Frame 1 (no input): blank canvas, image omitted
Frame 60 (no input): blank canvas, image omitted
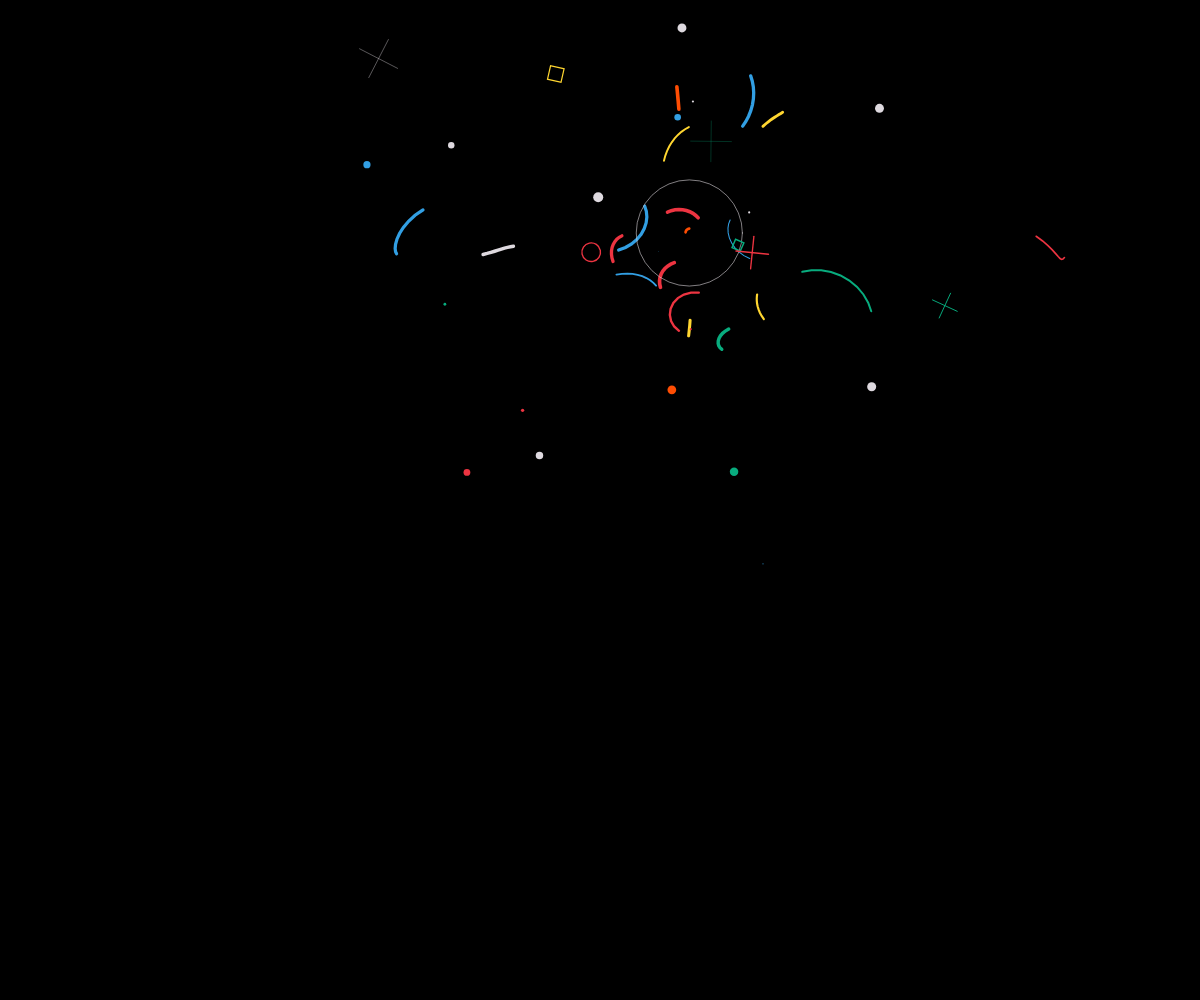
Frame 120 (the mouse pressed at the canvas centre since frame 60)

The p5.js sketch whose frames 1 and 60 were blank and that drew this single picture after the mouse press (run headless with seeded random() and noise() and a simulated clock; from frame 60 on, the mouse is pressed at the canvas centre):

// p5.js sketch
// ── sketch.js
let minSide;
let objs = [];
let colors = ['#ed3441', '#ffd630', '#329fe3', '#08AC7E', '#DED9DF', '#FE4D03'];

function setup() {
	createCanvas(windowWidth, windowHeight);
	minSide = min(width, height);
	rectMode(CENTER);
}

// --- side menu interaction ---
let sideMenuEl;
let menuOpen = false;
let menuHover = false;
let menuListenersAttached = false;

function _ensureSideMenu() {
  if (!sideMenuEl) {
    sideMenuEl = document.getElementById('sideMenu');
  }
}

function openMenu() {
	_ensureSideMenu();
	if (sideMenuEl && !menuOpen) {
		sideMenuEl.classList.add('open');
		menuOpen = true;
		let c = document.querySelector('canvas');
		if (c) c.classList.add('menu-open-block');
	}
}

function closeMenu() {
	_ensureSideMenu();
	// don't close while pointer is hovering over the menu unless forced
	if (sideMenuEl && menuOpen && !menuHover) {
		sideMenuEl.classList.remove('open');
		menuOpen = false;
		let c = document.querySelector('canvas');
		if (c) c.classList.remove('menu-open-block');
	}
}

// pointer/touch fallback: watch window pointer moves so menu opens even when mouse is outside canvas
function _attachMenuListeners() {
	if (!sideMenuEl || menuListenersAttached) return;
	menuListenersAttached = true;

	// keep menu open while pointer is inside the menu
	sideMenuEl.addEventListener('pointerenter', () => {
		menuHover = true;
		openMenu();
	});
	sideMenuEl.addEventListener('pointerleave', () => {
		menuHover = false;
		// close only if pointer is not in the left zone
		// pointermove handler will call closeMenu when appropriate
		setTimeout(() => {
			// small timeout to avoid flicker when moving quickly
			if (!menuHover) closeMenu();
		}, 10);
	});

	// touch inside menu keeps it open
	sideMenuEl.addEventListener('touchstart', () => {
		menuHover = true;
		openMenu();
	});
	sideMenuEl.addEventListener('touchend', () => {
		menuHover = false;
		setTimeout(() => { if (!menuHover) closeMenu(); }, 10);
	});
}

window.addEventListener('pointermove', (e) => {
	// clientX is relative to viewport left edge
	// ensure element and listeners attached
	_ensureSideMenu();
	if (sideMenuEl) _attachMenuListeners();

	if (e.clientX <= 100 || menuHover) {
		openMenu();
	} else {
		closeMenu();
	}
});

// touch support: also open on touchstart near left edge
window.addEventListener('touchstart', (e) => {
	_ensureSideMenu();
	if (sideMenuEl) _attachMenuListeners();
	if (e.touches && e.touches[0]) {
		if (e.touches[0].clientX <= 100) {
			openMenu();
		}
	}
});

// --- iframe open/close for "第一單元作品" ---
let iframeOverlayEl;
let contentFrameEl;

function _ensureIframeEls() {
	if (!iframeOverlayEl) iframeOverlayEl = document.getElementById('iframeOverlay');
	if (!contentFrameEl) contentFrameEl = document.getElementById('contentFrame');
}

function openIframe(url) {
	_ensureIframeEls();
	if (!iframeOverlayEl || !contentFrameEl) return;
	contentFrameEl.src = url;
	iframeOverlayEl.classList.add('open');
	// ensure canvas doesn't intercept clicks while iframe is open
	let c = document.querySelector('canvas');
	if (c) c.classList.add('menu-open-block');
}

function closeIframe() {
	_ensureIframeEls();
	if (!iframeOverlayEl || !contentFrameEl) return;
	iframeOverlayEl.classList.remove('open');
	// clear src to stop playback/scripts in iframe
	contentFrameEl.src = '';
	let c = document.querySelector('canvas');
	if (c) c.classList.remove('menu-open-block');
}

function _attachIframeControls() {
	_ensureIframeEls();
		const link = document.getElementById('open-projects');
		const handout = document.getElementById('open-handout');
		const closeBtn = document.getElementById('iframeClose');
		if (link) {
			link.addEventListener('click', (e) => {
				e.preventDefault();
					openIframe('https://kry627.github.io/20251020/');
				// keep menu open or close depending on preference; we'll close menu to focus on iframe
				closeMenu();
			});
		}
		if (handout) {
			handout.addEventListener('click', (e) => {
				e.preventDefault();
				openIframe('https://hackmd.io/@9AnKkXToQiSXcq7r78pFYQ/S1RJuQRjlx');
				closeMenu();
			});
		}
	if (closeBtn) {
		closeBtn.addEventListener('click', (e) => {
			e.preventDefault();
			closeIframe();
		});
	}
	if (iframeOverlayEl) {
		// clicking on overlay background (outside .iframe-wrap) closes
		iframeOverlayEl.addEventListener('pointerdown', (e) => {
			if (e.target === iframeOverlayEl) closeIframe();
		});
	}
}

// attach iframe controls immediately (sketch.js is loaded after DOM in index.html)
try { _attachIframeControls(); } catch (err) { /* safe fallback */ }

function draw() {
	background(0);

	// keep p5-based fallback (mouse inside canvas)
	_ensureSideMenu();
	if (sideMenuEl) {
		let inLeftZone = (mouseX <= 100 && mouseX >= 0);
		if (inLeftZone) {
			openMenu();
		} else {
			// don't aggressively close if pointermove already handled it, but safe to call
			closeMenu();
		}
	}
	for (let i of objs) {
		i.run();
	}

	for (let i = 0; i < objs.length; i++) {
		if (objs[i].isDead) {
			objs.splice(i, 1);
		}
	}

	if (frameCount % (random([10, 60, 120])) == 0) {
		addObjs();
	}
}

function addObjs() {
	let x = random(-0.1, 1.1) * width;
	let y = random(-0.1, 1.1) * height;
	
	for (let i = 0; i < 20; i++) {
		objs.push(new Orb(x, y));
	}

	for (let i = 0; i < 50; i++) {
		objs.push(new Sparkle(x, y));
	}
	
	for (let i = 0; i < 2; i++) {
		objs.push(new Ripple(x, y));
	}

	for (let i = 0; i < 10; i++) {
		objs.push(new Shapes(x, y));
	}
}

function easeOutCirc(x) {
	return Math.sqrt(1 - Math.pow(x - 1, 2));
}

class Orb {
	constructor(x, y) {
		this.x = x;
		this.y = y;
		this.radius = 0;
		this.maxRadius = minSide * 0.03;
		this.rStep = random(1);
		this.maxCircleD = minSide * 0.005;
		this.circleD = minSide * 0.005;
		this.isDead = false;
		this.ang = random(10);
		this.angStep = random([-1, 1]) * random(0.3, 0.1);
		this.xStep = random([-1, 1]) * minSide * random(0.01) * random(random());
		this.yStep = random([-1, 1]) * minSide * random(0.01) * random(random());
		this.life = 0;
		this.lifeSpan = int(random(50, 180));
		this.col = random(colors);
		this.pos = [];
		this.pos.push(createVector(this.x, this.y));
		this.followers = 10;
	}

	show() {
		this.xx = this.x + this.radius * cos(this.ang);
		this.yy = this.y + this.radius * sin(this.ang);
		push();
		noStroke();
		noFill();
		stroke(this.col);
		strokeWeight(this.circleD);
		beginShape();
		for (let i = 0; i < this.pos.length; i++) {
			vertex(this.pos[i].x, this.pos[i].y);
		}
		endShape();
		pop();
	}

	move() {
		this.ang += this.angStep;
		this.x += this.xStep;
		this.y += this.yStep;
		this.radius += this.rStep;
		this.radius = constrain(this.radius, 0, this.maxRadius);
		this.life++
		if (this.life > this.lifeSpan) {
			this.isDead = true;
		}
		this.circleD = map(this.life, 0, this.lifeSpan, this.maxCircleD, 1);
		this.pos.push(createVector(this.xx, this.yy));
		if (this.pos.length > this.followers) {
			this.pos.splice(0, 1);
		}
	}
	run() {
		this.show();
		this.move();
	}
}

class Sparkle {
	constructor(x, y) {
		this.x = x;
		this.y = y;
		this.r = minSide * random(0.4);
		this.a = random(10);
		this.x0 = x;
		this.y0 = y;
		this.targetX = x + this.r * cos(this.a);
		this.targetY = y + this.r * sin(this.a);
		this.life = 0;
		this.lifeSpan = int(random(50, 280));
		this.col = random(colors);
		this.sw = minSide * random(0.01)
	}

	show() {
		noFill();
		strokeWeight(this.sw);
		stroke(this.col);
		if (random() < 0.5) {
			point(this.x, this.y);
		}
	}

	move() {
		let nrm = norm(this.life, 0, this.lifeSpan);
		this.x = lerp(this.x0, this.targetX, easeOutCirc(nrm));
		this.y = lerp(this.y0, this.targetY, easeOutCirc(nrm));
		this.life++
		if (this.life > this.lifeSpan) {
			this.isDead = true;
		}
	}

	run() {
		this.show();
		this.move();
	}
}


class Ripple {
	constructor(x, y) {
		this.x = x;
		this.y = y;
		this.life = 0;
		this.lifeSpan = int(random(50, 150));
		this.col = random(colors);
		this.maxSw = minSide * 0.005;
		this.sw = minSide * 0.005;
		this.d = 0;
		this.maxD = minSide * random(0.1, 0.5);
	}

	show() {
		noFill();
		stroke(this.col);
		strokeWeight(this.sw);
		circle(this.x, this.y, this.d);
	}

	move() {
		this.life++
		if (this.life > this.lifeSpan) {
			this.isDead = true;
		}
		let nrm = norm(this.life, 0, this.lifeSpan);
		this.sw = lerp(this.maxSw, 0.1, easeOutCirc(nrm));
		this.d = lerp(0, this.maxD, easeOutCirc(nrm));
	}

	run() {
		this.show();
		this.move();
	}
}

class Shapes {
	constructor(x, y) {
		this.x = x;
		this.y = y;
		this.life = 0;
		this.lifeSpan = int(random(50, 222));
		this.col = random(colors);
		this.sw = minSide * 0.005;
		this.maxSw = minSide * 0.005;
		this.w = minSide * random(0.05);
		this.ang = random(10);
		this.angStep = random([-1, 1]) * random(0.05);
		this.shapeType = int(random(3));
		this.r = minSide * random(0.4);
		this.a = random(10);
		this.x0 = x;
		this.y0 = y;
		this.targetX = x + this.r * cos(this.a);
		this.targetY = y + this.r * sin(this.a);
	}

	show() {
		push();
		translate(this.x, this.y);
		rotate(this.ang);
		noFill();
		strokeWeight(this.sw);
		stroke(this.col);
		if (this.shapeType == 0) {
			square(0, 0, this.w);
		} else if (this.shapeType == 1) {
			circle(0, 0, this.w);
		} else if (this.shapeType == 2) {
			line(0, this.w / 2, 0, -this.w / 2);
			line(this.w / 2, 0, -this.w / 2, 0);
		}
		pop();

	}

	move() {
		this.life++
		if (this.life > this.lifeSpan) {
			this.isDead = true;
		}
		let nrm = norm(this.life, 0, this.lifeSpan);
		this.x = lerp(this.x0, this.targetX, easeOutCirc(nrm));
		this.y = lerp(this.y0, this.targetY, easeOutCirc(nrm));
		this.sw = lerp(this.maxSw, 0.1, easeOutCirc(nrm));
		this.ang += this.angStep;
	}

	run() {
		this.show();
		this.move();
	}
}
// ── style.css
html, body {
  margin: 0;
  padding: 0;
}

canvas {
  display: block;
}

/* Side menu */
#sideMenu {
  position: fixed;
  top: 0;
  left: -320px; /* hidden offscreen */
  width: 320px;
  height: 100vh;
  background: rgba(20, 20, 20, 0.95);
  color: #fff;
  z-index: 9999;
  display: flex;
  align-items: flex-start; /* place content at top */
  transition: left 0.45s ease; /* smooth slide */
  box-shadow: 2px 0 12px rgba(0,0,0,0.5);
  padding-top: 20px; /* small top gap */
  box-sizing: border-box;
}

#sideMenu.open {
  left: 0;
}

#sideMenu nav {
  width: 100%;
}

#sideMenu nav ul {
  list-style: none;
  padding: 0 24px;
  margin: 0;
  width: 100%;
}

#sideMenu nav ul li {
  margin: 8px 0;
}

/* Make each link a block so it's easy to tap/click; place them at top-left */
#sideMenu nav ul li a {
  color: #fff;
  text-decoration: none;
  font-size: 32px; /* user requested */
  line-height: 1.1;
  display: block;
  padding: 6px 8px;
  border-radius: 4px;
  cursor: pointer;
}

#sideMenu nav ul li a:focus,
#sideMenu nav ul li a:hover {
  background: rgba(255,255,255,0.05);
  outline: none;
}

/* Make sure the canvas doesn't capture pointer events while menu is open */
canvas.menu-open-block {
  pointer-events: none;
}

/* iframe overlay */
#iframeOverlay {
  position: fixed;
  top: 0;
  left: 0;
  width: 100vw;
  height: 100vh;
  background: rgba(0,0,0,0.6);
  display: none;
  align-items: center;
  justify-content: center;
  z-index: 10000;
}

#iframeOverlay.open {
  display: flex;
}

.iframe-wrap {
  position: relative;
  width: 75vw; /* 75% of viewport width */
  height: 85vh; /* 85% of viewport height */
  background: #ffffff;
  box-shadow: 0 8px 32px rgba(0,0,0,0.6);
  border-radius: 6px;
  overflow: hidden;
}

.iframe-wrap iframe {
  width: 100%;
  height: 100%;
  border: 0;
  display: block;
}

#iframeClose {
  position: absolute;
  top: 8px;
  right: 8px;
  background: rgba(0,0,0,0.6);
  color: #fff;
  border: none;
  font-size: 22px;
  line-height: 1;
  width: 36px;
  height: 36px;
  border-radius: 18px;
  cursor: pointer;
  z-index: 10001;
}

#iframeClose:focus {
  outline: 2px solid rgba(255,255,255,0.6);
}
